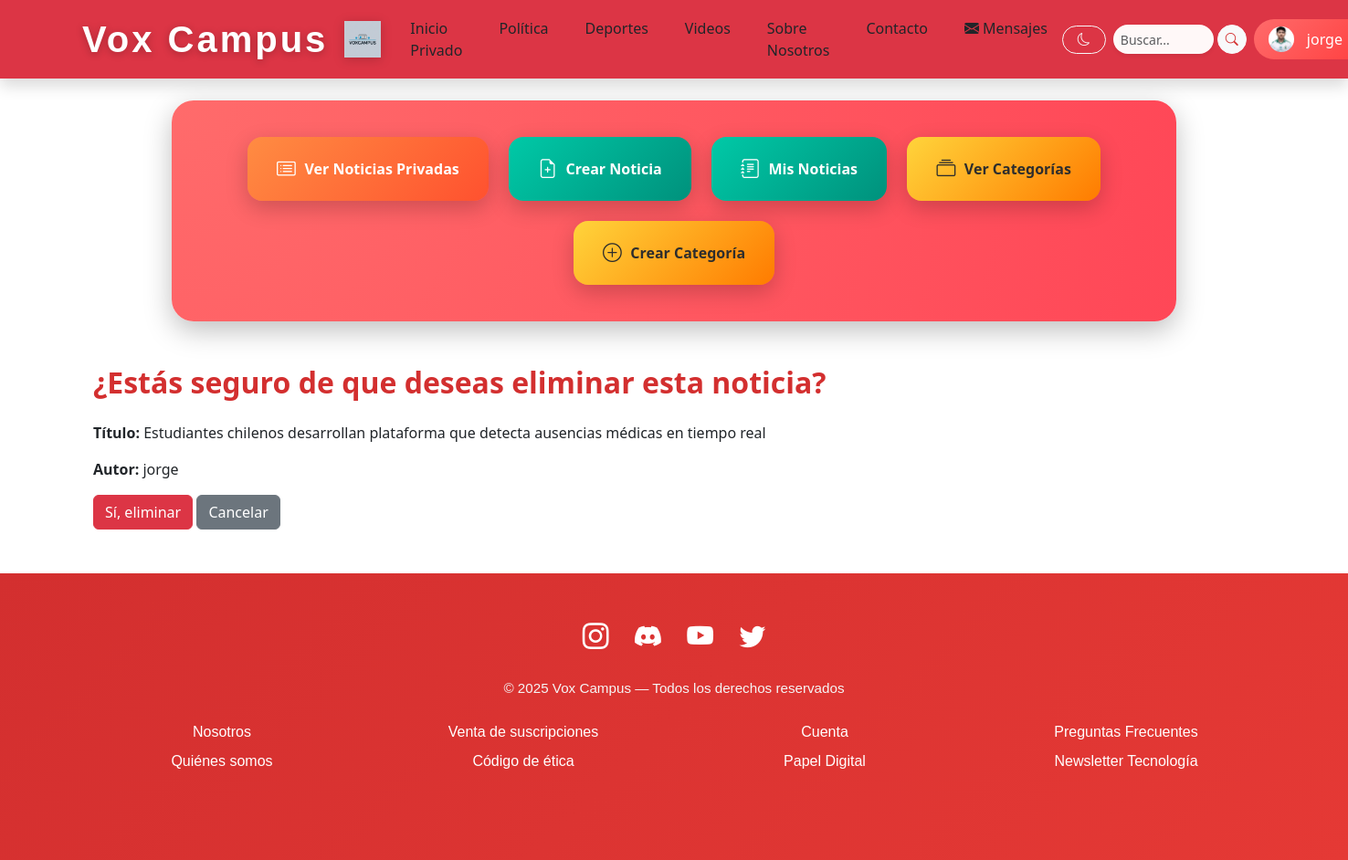
The page /noticias/2/eliminar/ (signed in) on the database its author committed.
### noticias/models.py (models this page shows, shortened)
class Perfil(models.Model):
    user = models.OneToOneField(User, on_delete=models.CASCADE, related_name='perfil')
    bio = models.TextField(blank=True, null=True)
    avatar = models.ImageField(upload_to='avatares/', blank=True, null=True)
    rol = models.CharField(
        max_length=20,
        choices=[('autor', 'Autor'), ('admin', 'Administrador')],
        default='autor'
    )

class Noticia(models.Model):
    titulo = models.CharField(max_length=200)
    contenido = models.TextField()
    categoria = models.ForeignKey(Categoria, on_delete=models.PROTECT, related_name='noticias')
    autor = models.ForeignKey(User, on_delete=models.CASCADE, related_name='noticias')
    fecha_creacion = models.DateTimeField(auto_now_add=True)
    imagen = models.ImageField(upload_to='noticias/', blank=True, null=True)

### noticias/views.py (the view, shortened to what this page needs)
# urls.py: path('noticias/<int:pk>/eliminar/', views.noticia_eliminar, name='noticia_eliminar'),
@login_required(login_url="login")
def noticia_eliminar(request, pk):
    noticia = get_object_or_404(Noticia, pk=pk)
    if request.user != noticia.autor and not request.user.is_staff:
        return HttpResponse("No tienes permiso para eliminar esta noticia.", status=403)
    if request.user.is_staff:
        cancelar_url = reverse('noticia_lista')
    else:
        cancelar_url = reverse('mis_noticias')
    return render(request, 'noticias/confirm_delete.html', {
        'objeto': noticia,
        'tipo': 'Noticia',
        'cancelar_url': cancelar_url
    })

### templates/noticias/confirm_delete.html (shortened to what this page needs)
{% extends 'noticias/base.html' %}
{% block content %}
<div class="container my-5">
   {% if tipo == 'Respuesta' %}
   <h2 class="mb-4">¿Estás seguro de que deseas eliminar esta respuesta de <strong>{{ objeto.autor.username }}</strong>?</h2>
   <div class="card mb-3">
      <div class="card-body">
         <p>{{ objeto.contenido }}</p>
      </div>
   </div>
   {% elif tipo == 'Noticia' %}
   <h2 class="mb-4">¿Estás seguro de que deseas eliminar esta noticia?</h2>
   <p><strong>Título:</strong> {{ objeto.titulo }}</p>
   <p><strong>Autor:</strong> {{ objeto.autor.username }}</p>
   {% elif tipo == 'Categoria' %}
   <h2 class="mb-4">¿Estás seguro de que deseas eliminar esta categoría?</h2>
   <p><strong>Nombre:</strong> {{ objeto.nombre }}</p>
   {% endif %}
   <form method="POST">
      <button type="submit" class="btn btn-danger">Sí, eliminar</button>
      <a href="{{ cancelar_url }}" class="btn btn-secondary">Cancelar</a>
   </form>
</div>
{% endblock %}

### templates/noticias/base.html (shortened to what this page needs)
{% load static %}
<!DOCTYPE html>
<html lang="es">
<head>
  <link href="https://cdn.jsdelivr.net/npm/bootstrap@5.3.2/dist/css/bootstrap.min.css" rel="stylesheet" />
  <link href="https://cdn.jsdelivr.net/npm/bootstrap-icons@1.11.1/font/bootstrap-icons.css" rel="stylesheet" />
  <link rel="stylesheet" href="{% static 'webnoticias/css/style.css' %}?v=v28" />
</head>
<body>
<nav class="navbar navbar-expand-lg navbar-dark bg-danger shadow">
  <div class="container">
    <a class="navbar-brand d-flex align-items-center fw-bold" href="#">
      <span class="me-2 text-white">Vox Campus</span>
      <img src="{% static 'WebNoticias/img/logo.png' %}" alt="Logo Vox Campus" style="height:40px; width:auto; object-fit:contain;" />
    </a>
    <div class="collapse navbar-collapse" id="navbarNav">
      <ul class="navbar-nav mx-auto gap-3">
        {% if user.is_authenticated %}
        <li class="nav-item"><a class="nav-link" href="{% url 'inicio_privado' %}">Inicio Privado</a></li>
        {% else %}
        <li class="nav-item"><a class="nav-link" href="{% url 'index' %}">Inicio</a></li>
        {% endif %}
        <li class="nav-item"><a class="nav-link" href="{% url 'politica' %}">Política</a></li>
        <li class="nav-item"><a class="nav-link" href="{% url 'deportes' %}">Deportes</a></li>
        <li class="nav-item"><a class="nav-link" href="{% url 'videos' %}">Videos</a></li>
        <li class="nav-item"><a class="nav-link" href="{% url 'sobre' %}">Sobre Nosotros</a></li>
        <li class="nav-item"><a class="nav-link" href="{% url 'contacto' %}">Contacto</a></li>
        <li class="nav-item">
         <a class="nav-link d-flex align-items-center gap-1" href="{% url 'bandeja_entrada' %}">
            <i class="bi bi-envelope-fill"></i> <span>Mensajes</span>
         </a>
         </li>
         </ul>
      <ul class="navbar-nav align-items-center">
        {% if user.is_authenticated %}
        <li class="nav-item me-2">
          <button id="theme-toggle" class="btn btn-outline-light btn-sm rounded-pill px-3 py-1" title="Cambiar tema">
            <i class="bi bi-moon"></i>
          </button>
        </li>
        <li class="nav-item me-2">
          <form id="buscador" class="d-flex" role="search" method="get" action="{% url 'buscar' %}">
            <input id="input-busqueda" class="form-control form-control-sm rounded-pill shadow-sm border-0 me-1" type="search" placeholder="Buscar..." aria-label="Buscar" name="q" required style="width: 110px; background: #fff8f8;" />
            <button class="btn btn-light btn-sm rounded-pill px-2 py-0" type="submit" style="height:32px;">
              <i class="bi bi-search text-danger"></i>
            </button>
          </form>
        </li>
        <li class="nav-item dropdown">
          <a class="nav-link dropdown-toggle btn-login px-3 py-2" href="#" id="userDropdown" role="button" data-bs-toggle="dropdown" aria-expanded="false">
            {% if user.perfil.avatar %}
            <img src="{{ user.perfil.avatar.url }}" alt="avatar" style="width:28px; height:28px; border-radius:50%; object-fit:cover; margin-right:6px;" />
            {% else %}
            <i class="bi bi-person-circle me-1"></i>
            {% endif %}
            {{ user.username }}
          </a>
        </li>
        {% endif %}
      </ul>
    </div>
  </div>
</nav>
{% if user.is_authenticated %}
<div class="panel-crud my-4 text-center">
  <a href="{% url 'noticia_lista' %}" class="btn-crud ver"><i class="bi bi-card-list"></i> Ver Noticias Privadas</a>
  <a href="{% url 'noticia_crear' %}" class="btn-crud crear"><i class="bi bi-file-earmark-plus"></i> Crear Noticia</a>
  <a href="{% url 'mis_noticias' %}" class="btn-crud crear"><i class="bi bi-journal-text"></i> Mis Noticias</a>
  {% if user.is_superuser %}
  <a href="{% url 'categoria_lista' %}" class="btn-crud admin"><i class="bi bi-collection"></i> Ver Categorías</a>
  <a href="{% url 'categoria_crear' %}" class="btn-crud admin"><i class="bi bi-plus-circle"></i> Crear Categoría</a>
  {% endif %}
</div>
{% endif %}
<main class="container my-4">
  {% block content %}{% endblock %}
</main>
<footer class="footer-premium py-5">
  <div class="container text-center">
    <div class="mb-4">
      <a href="https://www.instagram.com" target="_blank" class="social-icon"><i class="bi bi-instagram"></i></a>
      <a href="https://discord.com" target="_blank" class="social-icon"><i class="bi bi-discord"></i></a>
      <a href="https://www.youtube.com" target="_blank" class="social-icon"><i class="bi bi-youtube"></i></a>
      <a href="https://twitter.com" target="_blank" class="social-icon"><i class="bi bi-twitter"></i></a>
    </div>
    <p class="mb-0">&copy; 2025 Vox Campus — Todos los derechos reservados</p>
  </div>
  <div class="py-4">
    <div class="container">
      <div class="row justify-content-center">
        <div class="col-6 col-md-3 mb-3">
          <a href="{% url 'sobre' %}" class="text-white text-decoration-none d-block mb-2">Nosotros</a>
          <a href="#" class="text-white text-decoration-none d-block mb-2">Quiénes somos</a>
        </div>
        <div class="col-6 col-md-3 mb-3">
          <a href="#" class="text-white text-decoration-none d-block mb-2">Venta de suscripciones</a>
          <a href="https://tusitio.com/codigo-etica" target="_blank" class="text-white text-decoration-none d-block mb-2">Código de ética</a>
        </div>
        <div class="col-6 col-md-3 mb-3">
          <a href="#" class="text-white text-decoration-none d-block mb-2">Cuenta</a>
          <a href="#" class="text-white text-decoration-none d-block mb-2">Papel Digital</a>
        </div>
        <div class="col-6 col-md-3 mb-3">
          <a href="#" class="text-white text-decoration-none d-block mb-2">Preguntas Frecuentes</a>
          <a href="#" class="text-white text-decoration-none d-block mb-2">Newsletter Tecnología</a>
        </div>
      </div>
    </div>
  </div>
</footer>
</body>
</html>

### noticias/static/WebNoticias/css/style.css (style rules this page uses)
body { font-family: 'Poppins', sans-serif; color: #212529; scroll-behavior: smooth; margin: 0; background: linear-gradient(145deg, #fdfbfb, #f0f4ff); background-image: url('https://www.transparenttextures.com/patterns/cubes.png'); background-size: auto; background-attachment: fixed; }
.navbar { box-shadow: 0 4px 15px rgba(0,0,0,0.12); background: #ffffffcc; backdrop-filter: blur(10px); }
.navbar-brand { font-family: 'Bebas Neue', 'Montserrat', Arial, sans-serif; font-size: 2.5rem; letter-spacing: 3px; color: #fff !important; text-shadow: 0 2px 8px rgba(0,0,0,0.25); transition: transform 0.2s, text-shadow 0.3s; padding-right: 8px; }
.navbar-nav .nav-link { font-weight: 500; font-size: 1rem; margin-right: 0.5rem; transition: all 0.3s ease; color: #212529; }
.btn-login { background: linear-gradient(135deg, #ff6b6b, #ff3d3d); color: #fff !important; font-weight: 700; border-radius: 50px; padding: 0.65rem 1.8rem; font-size: 1.05rem; display: flex; align-items: center; justify-content: center; gap: 8px; border: none; transition: all 0.3s ease; }
.panel-crud { display: flex; justify-content: center; flex-wrap: wrap; gap: 1.4rem; margin: 3rem auto; padding: 2.5rem 1rem; border-radius: 1.5rem; max-width: 1100px; background: radial-gradient(circle at top left, #ff6b6b, #ff4757, #2f3542); background-size: 200% 200%; box-shadow: 0 10px 30px rgba(0, 0, 0, 0.25); }
.btn-crud { display: flex; align-items: center; justify-content: center; gap: 0.6rem; color: #fff; border: none; border-radius: 1rem; padding: 1.2rem 2rem; font-weight: 700; font-size: 1rem; box-shadow: 0 8px 25px rgba(0, 0, 0, 0.2); transition: all 0.25s ease; cursor: pointer; text-decoration: none; background: #444; position: relative; overflow: hidden; }
.btn-crud i { font-size: 1.3rem; transition: transform 0.2s ease; }
.btn-crud::before { content: ""; position: absolute; inset: 0; border-radius: inherit; background: rgba(255, 255, 255, 0.1); opacity: 0; transition: opacity 0.3s ease; }
.btn-crud.ver { background: linear-gradient(135deg, #ff8c42, #ff512f); }
.btn-crud.crear { background: linear-gradient(135deg, #00c9a7, #00917c); }
.btn-crud.admin { background: linear-gradient(135deg, #ffd43b, #ff7b00); color: #2d2d2d; }
form input, form textarea, form select { border-radius: 0.5rem; border: 1px solid #ced4da; padding: 0.75rem 1rem; transition: all 0.3s ease; }
.footer-premium { background: linear-gradient(135deg, #d32f2f, #e53935); color: #ffffff; text-align: center; font-family: 'Poppins', sans-serif; padding: 15px 0; }
.footer-premium .social-icon { font-size: 1.8rem; color: #ffffff; margin: 0 12px; transition: all 0.3s ease; }
.footer-premium p { margin-top: 10px; font-size: 0.95rem; color: #f5f5f5; }
h1, h2, h3, h4, h5 { color: #d32f2f; font-weight: 700; }
.text-danger { color: #d32f2f !important; }
a { text-decoration: none; transition: all 0.2s ease; }
.navbar-brand img { height: 75px; width: auto; margin-left: 10px; vertical-align: middle; display: inline-block; filter: drop-shadow(0 2px 6px rgba(0,0,0,0.18)); }
body { transition: background-color 0.4s ease, color 0.4s ease; }

### rows shown on the page
Noticia: titulo "Estudiantes chilenos desarrollan plataforma que detecta ausencias médicas en tiempo real", autor.username "jorge"

### other values the page prints
{{ user.username }} "jorge"
